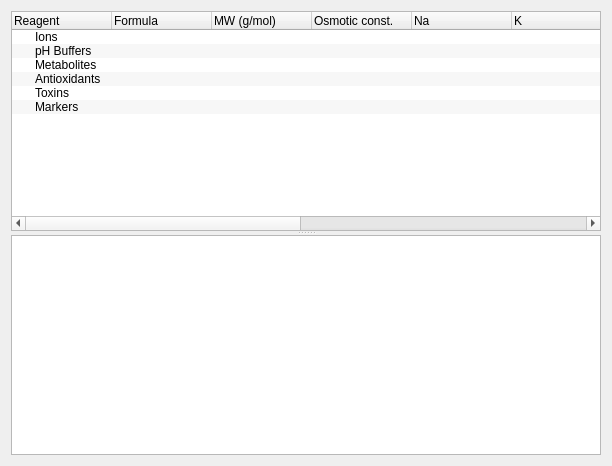
<?xml version="1.0" encoding="UTF-8"?>
<ui version="4.0">
 <class>reagentEditor</class>
 <widget class="QWidget" name="reagentEditor">
  <property name="geometry">
   <rect>
    <x>0</x>
    <y>0</y>
    <width>612</width>
    <height>466</height>
   </rect>
  </property>
  <property name="windowTitle">
   <string>Form</string>
  </property>
  <layout class="QGridLayout" name="gridLayout">
   <item row="0" column="0">
    <widget class="QSplitter" name="splitter">
     <property name="orientation">
      <enum>Qt::Vertical</enum>
     </property>
     <widget class="TreeWidget" name="reagentTree">
      <property name="alternatingRowColors">
       <bool>true</bool>
      </property>
      <property name="verticalScrollMode">
       <enum>QAbstractItemView::ScrollPerPixel</enum>
      </property>
      <column>
       <property name="text">
        <string>Reagent</string>
       </property>
      </column>
      <column>
       <property name="text">
        <string>Formula</string>
       </property>
      </column>
      <column>
       <property name="text">
        <string>MW (g/mol)</string>
       </property>
      </column>
      <column>
       <property name="text">
        <string>Osmotic const.</string>
       </property>
      </column>
      <column>
       <property name="text">
        <string>Na</string>
       </property>
      </column>
      <column>
       <property name="text">
        <string>K</string>
       </property>
      </column>
      <column>
       <property name="text">
        <string>Cl</string>
       </property>
      </column>
      <column>
       <property name="text">
        <string>Ca</string>
       </property>
      </column>
      <column>
       <property name="text">
        <string>Mg</string>
       </property>
      </column>
      <column>
       <property name="text">
        <string>SO4</string>
       </property>
      </column>
      <column>
       <property name="text">
        <string>PO4</string>
       </property>
      </column>
      <column>
       <property name="text">
        <string>Cs</string>
       </property>
      </column>
      <item>
       <property name="text">
        <string>Ions</string>
       </property>
       <property name="text">
        <string/>
       </property>
       <property name="text">
        <string/>
       </property>
       <property name="text">
        <string/>
       </property>
       <property name="text">
        <string/>
       </property>
       <property name="text">
        <string/>
       </property>
       <property name="text">
        <string/>
       </property>
       <property name="text">
        <string/>
       </property>
       <property name="text">
        <string/>
       </property>
       <property name="text">
        <string/>
       </property>
       <property name="text">
        <string/>
       </property>
       <property name="text">
        <string/>
       </property>
      </item>
      <item>
       <property name="text">
        <string>pH Buffers</string>
       </property>
       <property name="text">
        <string/>
       </property>
       <property name="text">
        <string/>
       </property>
       <property name="text">
        <string/>
       </property>
       <property name="text">
        <string/>
       </property>
       <property name="text">
        <string/>
       </property>
       <property name="text">
        <string/>
       </property>
       <property name="text">
        <string/>
       </property>
       <property name="text">
        <string/>
       </property>
       <property name="text">
        <string/>
       </property>
       <property name="text">
        <string/>
       </property>
       <property name="text">
        <string/>
       </property>
      </item>
      <item>
       <property name="text">
        <string>Metabolites</string>
       </property>
       <property name="text">
        <string/>
       </property>
       <property name="text">
        <string/>
       </property>
       <property name="text">
        <string/>
       </property>
       <property name="text">
        <string/>
       </property>
       <property name="text">
        <string/>
       </property>
       <property name="text">
        <string/>
       </property>
       <property name="text">
        <string/>
       </property>
       <property name="text">
        <string/>
       </property>
       <property name="text">
        <string/>
       </property>
       <property name="text">
        <string/>
       </property>
       <property name="text">
        <string/>
       </property>
      </item>
      <item>
       <property name="text">
        <string>Antioxidants</string>
       </property>
       <property name="text">
        <string/>
       </property>
       <property name="text">
        <string/>
       </property>
       <property name="text">
        <string/>
       </property>
       <property name="text">
        <string/>
       </property>
       <property name="text">
        <string/>
       </property>
       <property name="text">
        <string/>
       </property>
       <property name="text">
        <string/>
       </property>
       <property name="text">
        <string/>
       </property>
       <property name="text">
        <string/>
       </property>
       <property name="text">
        <string/>
       </property>
       <property name="text">
        <string/>
       </property>
      </item>
      <item>
       <property name="text">
        <string>Toxins</string>
       </property>
       <property name="text">
        <string/>
       </property>
       <property name="text">
        <string/>
       </property>
       <property name="text">
        <string/>
       </property>
       <property name="text">
        <string/>
       </property>
       <property name="text">
        <string/>
       </property>
       <property name="text">
        <string/>
       </property>
       <property name="text">
        <string/>
       </property>
       <property name="text">
        <string/>
       </property>
       <property name="text">
        <string/>
       </property>
       <property name="text">
        <string/>
       </property>
       <property name="text">
        <string/>
       </property>
      </item>
      <item>
       <property name="text">
        <string>Markers</string>
       </property>
       <property name="text">
        <string/>
       </property>
       <property name="text">
        <string/>
       </property>
       <property name="text">
        <string/>
       </property>
       <property name="text">
        <string/>
       </property>
       <property name="text">
        <string/>
       </property>
       <property name="text">
        <string/>
       </property>
       <property name="text">
        <string/>
       </property>
       <property name="text">
        <string/>
       </property>
       <property name="text">
        <string/>
       </property>
       <property name="text">
        <string/>
       </property>
       <property name="text">
        <string/>
       </property>
      </item>
     </widget>
     <widget class="RichTextEdit" name="reagentNotes"/>
    </widget>
   </item>
  </layout>
 </widget>
 <customwidgets>
  <customwidget>
   <class>TreeWidget</class>
   <extends>QTreeWidget</extends>
   <header>pyqtgraph</header>
  </customwidget>
  <customwidget>
   <class>RichTextEdit</class>
   <extends>QTextEdit</extends>
   <header>.textEditor</header>
  </customwidget>
 </customwidgets>
 <resources/>
 <connections/>
</ui>
